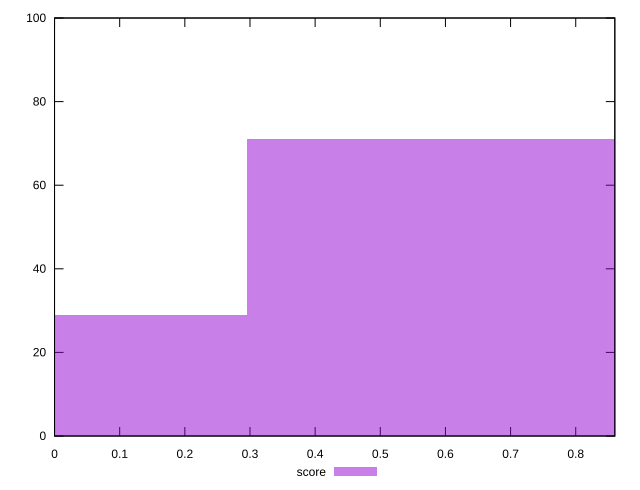

Write gnuplot code to recreate this figure.
reset

$score <<EOF
0.5909212285049952 71
0 29
EOF

set key outside below
set boxwidth 0.5909212285049952
set xrange [0:0.86]
set yrange [0:100]
set trange [0:100]
set style fill transparent solid 0.5 noborder
set terminal svg size 640, 490 enhanced background rgb 'white'
set output "reprap/estimated-input-latency/samples/pages+cached+noexternal+nomedia+nocss+nojs/score/histogram.svg"

plot $score title "score" with boxes

reset
